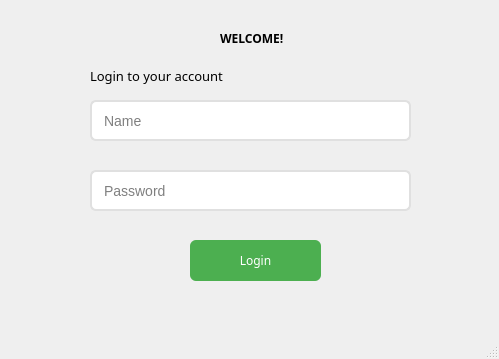
<?xml version="1.0" encoding="UTF-8"?>
<ui version="4.0">
 <class>MainWindow</class>
 <widget class="QMainWindow" name="MainWindow">
  <property name="geometry">
   <rect>
    <x>0</x>
    <y>0</y>
    <width>499</width>
    <height>359</height>
   </rect>
  </property>
  <property name="windowTitle">
   <string>MainWindow</string>
  </property>
  <widget class="QWidget" name="centralwidget">
   <widget class="QPushButton" name="pushButton_login">
    <property name="geometry">
     <rect>
      <x>190</x>
      <y>240</y>
      <width>131</width>
      <height>41</height>
     </rect>
    </property>
    <property name="sizePolicy">
     <sizepolicy hsizetype="Minimum" vsizetype="Maximum">
      <horstretch>0</horstretch>
      <verstretch>41</verstretch>
     </sizepolicy>
    </property>
    <property name="font">
     <font>
      <family>Sitka Small</family>
      <pointsize>9</pointsize>
      <weight>50</weight>
      <bold>false</bold>
     </font>
    </property>
    <property name="styleSheet">
     <string notr="true">QPushButton {
    background-color: #4CAF50; /* Màu xanh lá */
    color: white; /* Màu chữ trắng */
    border-radius: 6px; /* Bo góc */
    padding: 10px;
}
QPushButton:hover {
    background-color: #45a049; /* Màu xanh lá đậm khi hover */
}
QPushButton:pressed {
    background-color: #388E3C;
}

</string>
    </property>
    <property name="text">
     <string>Login</string>
    </property>
   </widget>
   <widget class="QLabel" name="label">
    <property name="geometry">
     <rect>
      <x>220</x>
      <y>30</y>
      <width>151</width>
      <height>17</height>
     </rect>
    </property>
    <property name="font">
     <font>
      <family>Sitka Small</family>
      <pointsize>9</pointsize>
      <weight>75</weight>
      <bold>true</bold>
     </font>
    </property>
    <property name="text">
     <string>WELCOME!</string>
    </property>
   </widget>
   <widget class="QLabel" name="label_2">
    <property name="geometry">
     <rect>
      <x>90</x>
      <y>60</y>
      <width>211</width>
      <height>31</height>
     </rect>
    </property>
    <property name="font">
     <font>
      <family>Sitka Heading</family>
      <pointsize>10</pointsize>
      <weight>50</weight>
      <bold>false</bold>
     </font>
    </property>
    <property name="text">
     <string>Login to your account</string>
    </property>
   </widget>
   <widget class="QLineEdit" name="lineEdit_name">
    <property name="geometry">
     <rect>
      <x>90</x>
      <y>100</y>
      <width>321</width>
      <height>41</height>
     </rect>
    </property>
    <property name="font">
     <font>
      <pointsize>-1</pointsize>
     </font>
    </property>
    <property name="styleSheet">
     <string notr="true">QLineEdit {
    border: 2px solid #E0E0E0;
    border-radius: 6px;
    padding: 5px 10px;
    font-size: 14px;
}

QLineEdit:focus {
    border: 2px solid #4CAF50;
}</string>
    </property>
    <property name="placeholderText">
     <string>Name</string>
    </property>
   </widget>
   <widget class="QLineEdit" name="lineEdit_password">
    <property name="geometry">
     <rect>
      <x>90</x>
      <y>170</y>
      <width>321</width>
      <height>41</height>
     </rect>
    </property>
    <property name="font">
     <font>
      <pointsize>-1</pointsize>
     </font>
    </property>
    <property name="styleSheet">
     <string notr="true">QLineEdit {
    border: 2px solid #E0E0E0;
    border-radius: 6px;
    padding: 5px 10px;
    font-size: 14px;
}

QLineEdit:focus {
    border: 2px solid #4CAF50;
}</string>
    </property>
    <property name="echoMode">
     <enum>QLineEdit::Password</enum>
    </property>
    <property name="placeholderText">
     <string>Password</string>
    </property>
   </widget>
  </widget>
  <widget class="QMenuBar" name="menubar">
   <property name="geometry">
    <rect>
     <x>0</x>
     <y>0</y>
     <width>499</width>
     <height>27</height>
    </rect>
   </property>
  </widget>
  <widget class="QStatusBar" name="statusbar"/>
 </widget>
 <resources/>
 <connections/>
</ui>
